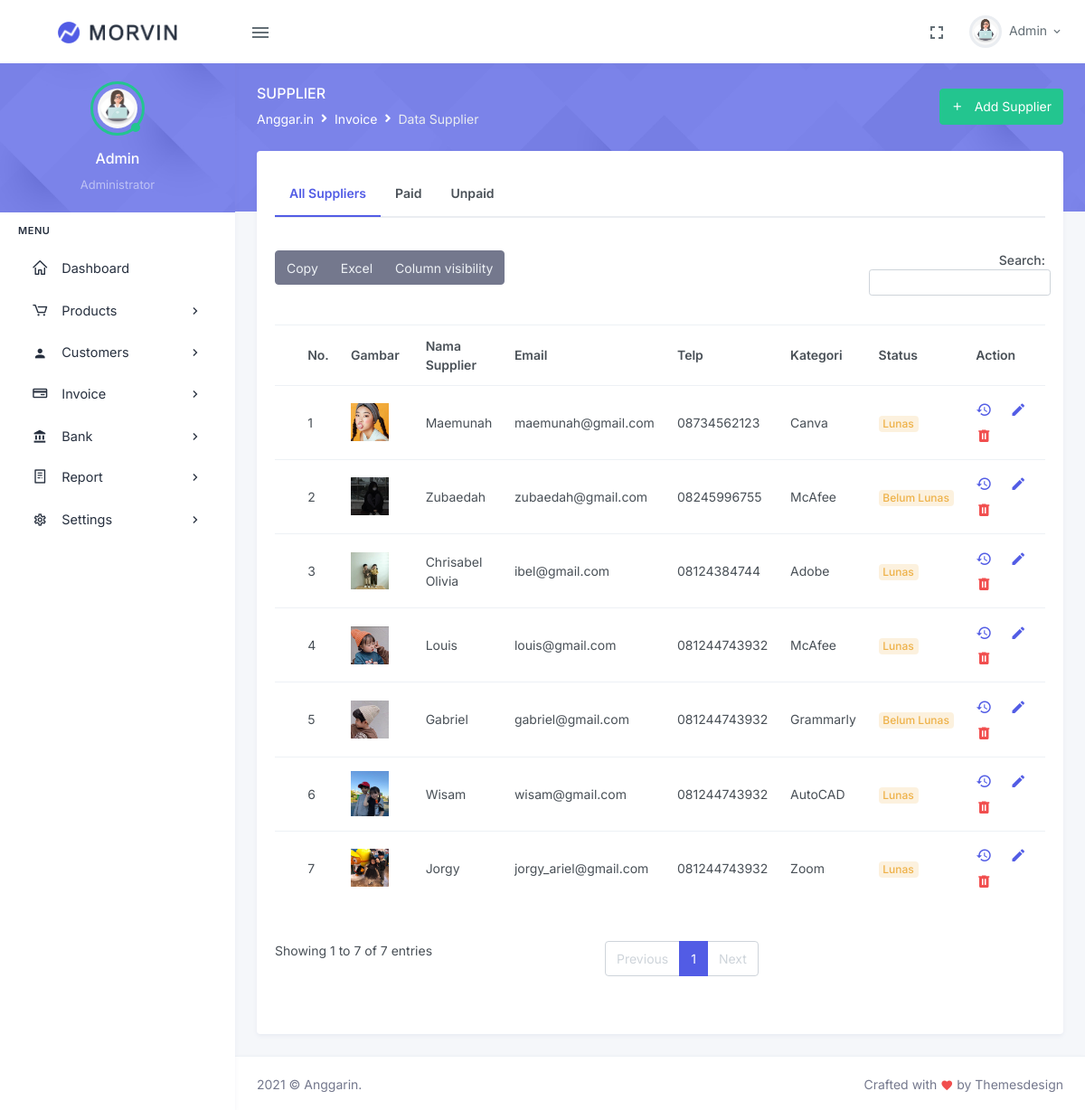
Page /index.php/supplier on the committed database.
### tables this page shows
CREATE TABLE IF NOT EXISTS `supplier` (
  `id_supplier` int(11) NOT NULL AUTO_INCREMENT,
  `nama_supplier` varchar(100) NOT NULL,
  `telp_supplier` varchar(50) NOT NULL,
  `email_supplier` varchar(50) NOT NULL,
  `kategori` varchar(150) NOT NULL,
  `keterangan_supplier` varchar(50) NOT NULL,
  `gambar_supplier` varchar(500) DEFAULT NULL,
  PRIMARY KEY (`id_supplier`)
);

### application/controllers/supplier.php (called while the page is built, shortened)
<?php
class supplier extends CI_Controller {
    public function __construct(){
        $this->load->model('supplier_model');
        $this->load->library('form_validation');
    }
    public function index(){
        $data['title']='Data Supplier';
        $data['supplier']=$this->supplier_model->getAllSupplier();
        $this->load->view('template/header', $data);
        $this->load->view('supplier/index');
        $this->load->view('template/footer');
    }
}
?>

### index.php (called while the page is built, shortened)
<?php
require_once BASEPATH.'core/CodeIgniter.php';

### application/models/supplier_model.php (called while the page is built, shortened)
<?php
class supplier_model extends CI_Model{
    public function getAllSupplier(){
        return $this->db->get('supplier')->result_array();
    }
}
?>

### application/views/supplier/index.php (the view, shortened to what this page needs)
<div class="main-content">
    <div class="page-content">
        <div class="page-title-box">
            <div class="container-fluid">
                <div class="row align-items-center">
                    <div class="col-sm-6">
                        <div class="page-title">
                            <h4>Supplier</h4>
                                <ol class="breadcrumb m-0">
                                    <li class="breadcrumb-item"><a href="javascript: void(0);">Anggar.in</a></li>
                                    <li class="breadcrumb-item"><a href="javascript: void(0);">Invoice</a></li>
                                    <li class="breadcrumb-item active">Data Supplier</li>
                                </ol>
                        </div>
                    </div>
                    <div class="col-sm-6">
                    <div class="float-end d-none d-sm-block">
                        <a href="<?= base_url();?>addsupplier" class="btn btn-success"><i class="mdi mdi-plus me-2"></i> Add Supplier</a>
                    </div>
                    </div>
                </div>
            </div>
            </div>
        <div class="container-fluid">
            <div class="page-content-wrapper">
                <div class="row">
                    <div class="col-lg-12">
                        <div class="card">
                            <div class="card-body">
                            <ul class="nav nav-tabs nav-tabs-custom mb-4">
                                <li class="nav-item">
                                    <a class="nav-link fw-bold p-3 active" href="<?php echo base_url('')?>supplier">All Suppliers</a>
                                </li>
                                <li class="nav-item">
                                    <a class="nav-link p-3 fw-bold" href="<?php echo base_url('')?>paidSupplier">Paid</a>
                                </li>
                                <li class="nav-item">
                                    <a class="nav-link p-3 fw-bold" href="<?php echo base_url('')?>unpaidSupplier">Unpaid</a>
                                </li>
                            </ul>
                            <div class="table mt-3 tab-content">
                                    <table id="datatable-buttons" class="table table-centered datatable dt-responsive nowrap " style="border-collapse: collapse; border-spacing: 0; width: 100%;">
                                        <thead class="thead-light">
                                            <tr>
                                                <th></th>
                                                <th>No.</th>
                                                <th >Gambar</th>
                                                <th>Nama Supplier</th>
                                                <th>Email</th>
                                                <th>Telp</th>
                                                <th>Kategori</th>
                                                <th>Status</th>
                                                <th style="width: 150px;">Action</th>
                                            </tr>
                                        </thead>
                                        <tbody>
                                            <?php $no=1;
                                            foreach($supplier as $supplier): ?>
                                            <tr>
                                                <td></td>
                                                <td><?= $no++?></td>
                                                <td><img src="<?php echo base_url('./upload/'.$supplier['gambar_supplier']); ?>" width="42" class="me-3" alt=""/></td>
                                                <td><?= $supplier['nama_supplier'];?></td>
                                                <td><?= $supplier['email_supplier'];?></td>
                                                <td><?= $supplier['telp_supplier'];?></td>
                                                <td><?= $supplier['kategori'];?></td>
                                                <td>
                                                        <div class="badge badge-soft-warning font-size-12"><?= $supplier['keterangan_supplier'];?></div>
                                                </td>
                                                <td id="tooltip-container0">
                                                    <a href="<?php echo base_url('supplier/histori') ?>/<?php echo $supplier['id_supplier'] ?>" class="me-3 text-primary" data-bs-container="#tooltip-container3" data-bs-toggle="tooltip" data-bs-placement="top" title="Histori"><i class="mdi mdi-history font-size-18"></i></a>
                                                    <a href="<?php echo base_url('supplier/edit') ?>/<?php echo $supplier['id_supplier'] ?>" class="me-3 text-primary" data-bs-container="#tooltip-container0" data-bs-toggle="tooltip" data-bs-placement="top" title="Edit"><i class="mdi mdi-pencil font-size-18"></i> </a>
                                                    <a href="<?php echo base_url('supplier/hapus') ?>/<?php echo $supplier['id_supplier'] ?>" class="text-danger" data-bs-container="#tooltip-container0" data-bs-toggle="tooltip" data-bs-placement="top" title="Delete"><i class="mdi mdi-trash-can font-size-18"></i></a>
                                                </td>
                                            </tr>
                                            <?php endforeach; ?>
                                        </tbody>
                                    </table>
                                </div>
                            </div>
                        </div>
                    </div>
                </div>
            </div>
        </div>
    </div>

### rows in the picture
supplier: gambar_supplier (picture), nama_supplier "Maemunah", email_supplier "maemunah@gmail.com", telp_supplier "08734562123", kategori "Canva", keterangan_supplier "Lunas"
supplier: gambar_supplier (picture), nama_supplier "Zubaedah", email_supplier "zubaedah@gmail.com", telp_supplier "08245996755", kategori "McAfee", keterangan_supplier "Belum Lunas"
supplier: gambar_supplier (picture), nama_supplier "Chrisabel Olivia", email_supplier "ibel@gmail.com", telp_supplier "08124384744", kategori "Adobe", keterangan_supplier "Lunas"
supplier: gambar_supplier (picture), nama_supplier "Louis", email_supplier "louis@gmail.com", telp_supplier "081244743932", kategori "McAfee", keterangan_supplier "Lunas"
supplier: gambar_supplier (picture), nama_supplier "Gabriel", email_supplier "gabriel@gmail.com", telp_supplier "081244743932", kategori "Grammarly", keterangan_supplier "Belum Lunas"
supplier: gambar_supplier (picture), nama_supplier "Wisam", email_supplier "wisam@gmail.com", telp_supplier "081244743932", kategori "AutoCAD", keterangan_supplier "Lunas"
supplier: gambar_supplier (picture), nama_supplier "Jorgy", email_supplier "jorgy_ariel@gmail.com", telp_supplier "081244743932", kategori "Zoom", keterangan_supplier "Lunas"
